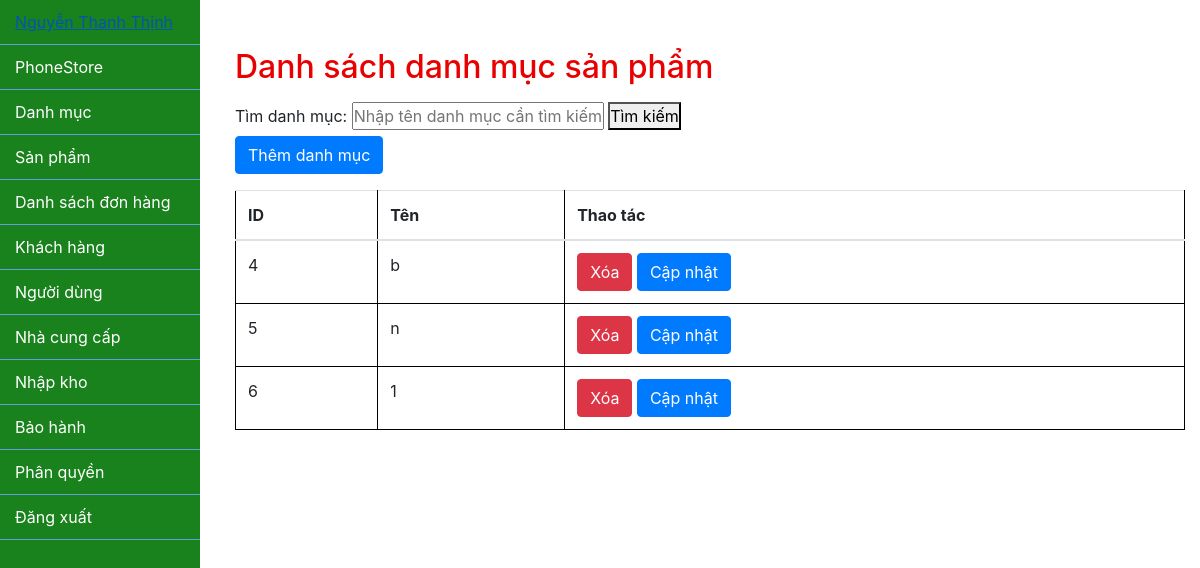
/admin/index.php?ctrl=categoryController (signed in), run on the app's committed database.
### tables this page shows
CREATE TABLE `danh_muc_san_pham` (
  `id` int(11) NOT NULL,
  `ten` varchar(255) DEFAULT NULL
);

### lib/database.php (called while the page is built, shortened)
<?php
class Database
{
    private $host = "localhost";
    private $username = "root";
    private $password = "";
    private $database = "phonestore";
    private $conn;
    public function __construct()
    {
        $this->conn = $this->connectDB();
    }
    private function connectDB()
    {
        $conn = mysqli_connect($this->host, $this->username, $this->password, $this->database);
        return $conn;
    }
    public function select($query)
    {
        $result = mysqli_query($this->conn, $query);
        if ($result) {
            $data = mysqli_fetch_all($result, MYSQLI_ASSOC);
            return $data;
        } else {
            die(mysqli_error($this->conn));
        }
    }
}

### admin/model/categoryModel.php (called while the page is built, shortened)
<?php
class CategoryModel
{
    private $db;
    public function __construct()
    {
        $this->db = new Database();
    }
    public function getAllCategories()
    {
        $query = "SELECT * FROM danh_muc_san_pham";
        return $this->db->select($query);
    }
}

### admin/view/categoryView.php (the view, shortened to what this page needs)
<!DOCTYPE html>
<html lang="vi">
<head>
</head>
<body>
    <div class="container">
        <h2 class="mt-5 mb-3">Danh sách danh mục sản phẩm</h2>
        <form action="index.php" method="GET" class="search-form-category">
            <label for="search">Tìm danh mục:</label>
            <input type="text" id="search" name="search" placeholder="Nhập tên danh mục cần tìm kiếm">
            <button type="submit">Tìm kiếm</button>
        </form>
        <a href="index.php?ctrl=categoryController&action=viewAddCategory" class="btn btn-primary mb-3 addCategoryLink">Thêm danh mục</a>
        <table class="table">
            <thead>
                <tr>
                    <th scope="col">ID</th>
                    <th scope="col">Tên</th>
                    <th scope="col">Thao tác</th>
                </tr>
            </thead>
            <tbody>
                <?php foreach ($categories as $category) : ?>
                    <tr>
                        <td><?php echo $category['id']; ?></td>
                        <td><?php echo $category['ten']; ?></td>
                        <td>
                            <a href="index.php?ctrl=categoryController&action=deleteCategory&id=<?php echo $category['id']; ?>" class="btn btn-danger">Xóa</a>
                            <a href="index.php?ctrl=categoryController&action=updateCategoryView&id=<?php echo $category['id']; ?>" class="btn btn-primary">Cập nhật</a>
                        </td>
                    </tr>
                <?php endforeach; ?>
            </tbody>
        </table>
    </div>
</body>
</html>

### admin/css/style.css (style rules this page uses)
table { border-collapse: collapse; width: 100%; }
table, th, td { border: 1px solid black; }
* { margin: 0; padding: 0; box-sizing: border-box; }
.mt-5 { margin-top: 5px; }
.mb-3 { margin-bottom: 3px; }
h2.mt-5.mb-3 { color: #e90000; }

### data on the page
danh_muc_san_pham: id "4", ten "b"
danh_muc_san_pham: id "5", ten "n"
danh_muc_san_pham: id "6", ten "1"
